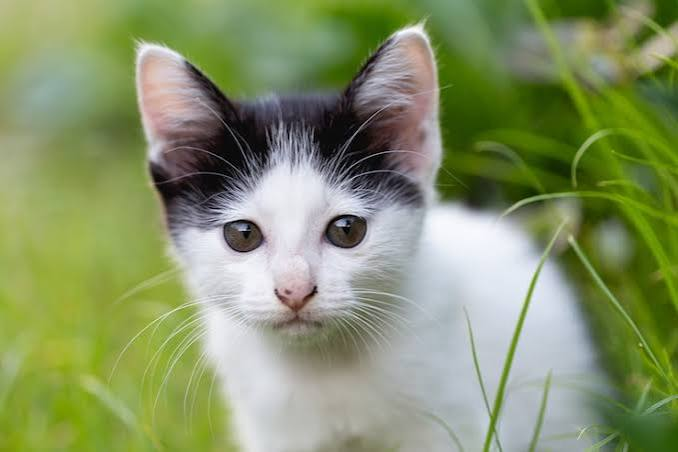
#> input picture images/sample.jpg, 678 x 452 px, found by its file name
$ python gradients_demo.py   (older library calls are emulated)
#> lines starting #> are read from the running program, lines starting #| are printed output that depends on the picture
import cv2
import numpy as np
import matplotlib.pyplot as plt
# Load image in grayscale (HOG is typically computed on grayscale intensity)
img = cv2.imread('images/sample.jpg', cv2.IMREAD_GRAYSCALE)
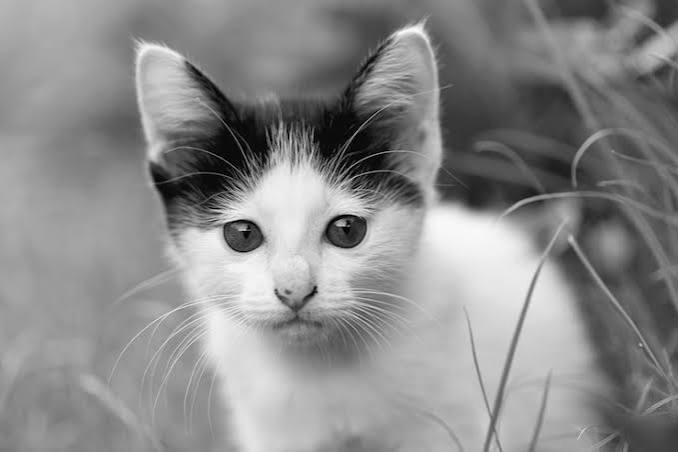
#> img: shape (452, 678); min 0, max 254, mean 138.9
img = cv2.resize(img, (256, 256))
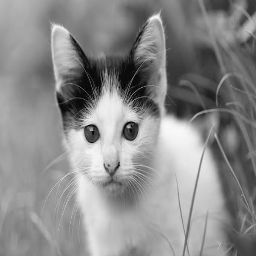
#> img: shape (256, 256); min 1, max 249, mean 138.8
# Compute gradients along x and y using the Sobel operator
gx = cv2.Sobel(img, cv2.CV_32F, 1, 0, ksize=1)
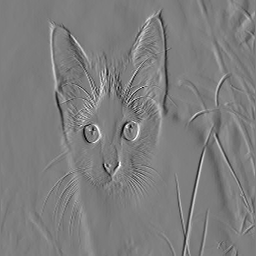
#> gx: shape (256, 256) float32; min -156, max 159, mean -0.5; drawn with min black and max white
gy = cv2.Sobel(img, cv2.CV_32F, 0, 1, ksize=1)
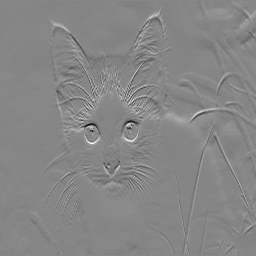
#> gy: shape (256, 256) float32; min -214, max 192, mean 0.1; drawn with min black and max white
# Convert to magnitude and angle (degrees)
magnitude, angle = cv2.cartToPolar(gx, gy, angleInDegrees=True)
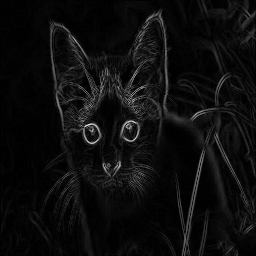
#> magnitude: shape (256, 256) float32; min 0, max 240.2, mean 13.5
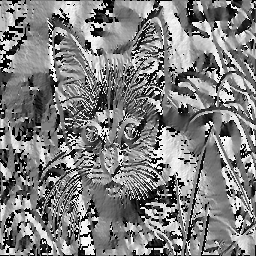
#> angle: shape (256, 256) float32; min 0, max 359.5, mean 180.1; drawn with min black and max white
fig, axes = plt.subplots(1, 3, figsize=(12, 4))
axes[0].imshow(img, cmap='gray'); axes[0].set_title('Original')
axes[1].imshow(magnitude, cmap='gray');axes[1].set_title('Gradient Magnitude')
axes[2].imshow(angle, cmap='hsv'); axes[2].set_title('Gradient Direction')
for ax in axes: ax.axis('off')
plt.tight_layout()
plt.savefig('gradients_output.png', dpi=150)
plt.show()
